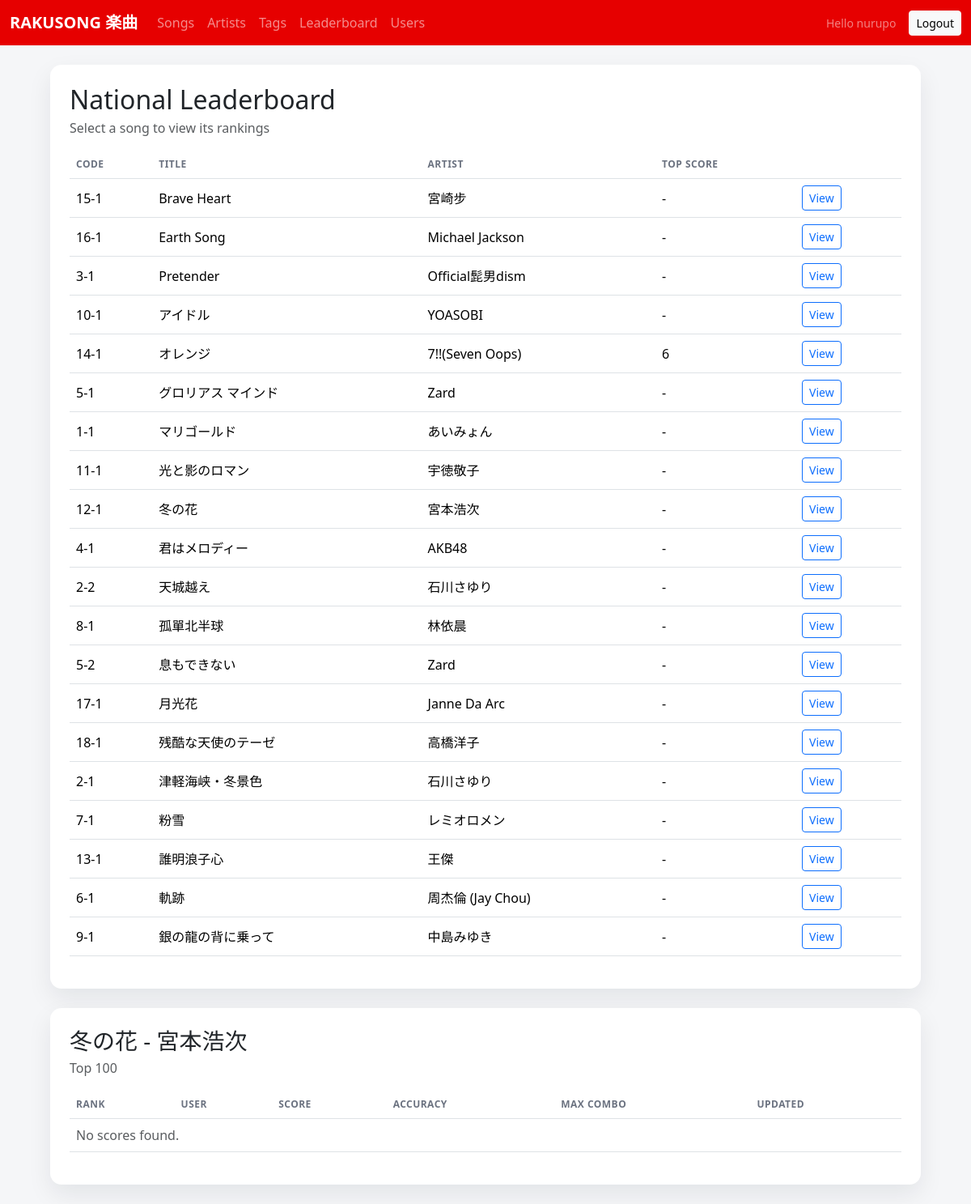
/ui/leaderboard/?song=12-1 (signed in), run on an earlier commit of the app's database.
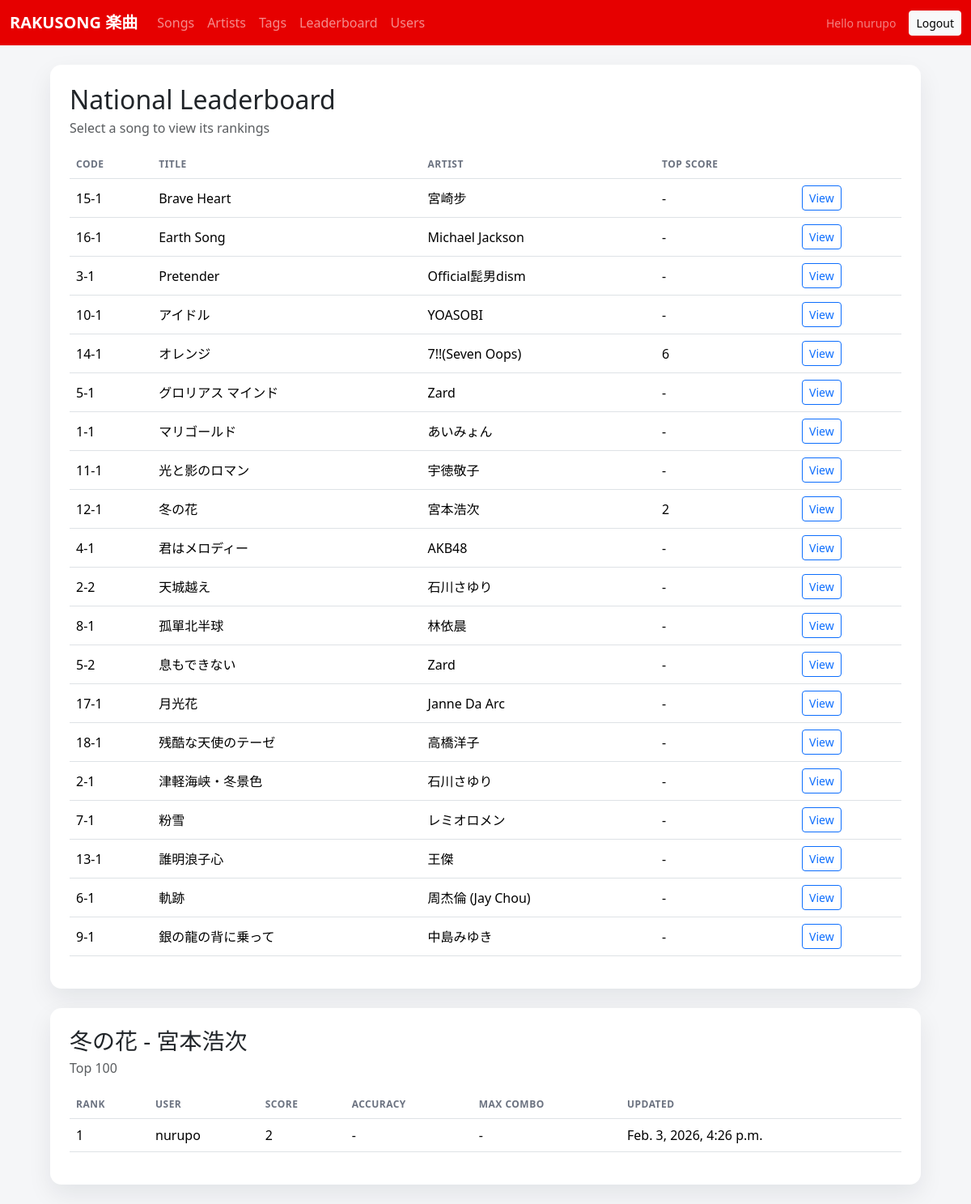
And on a later commit of the database.
### songs/models.py (models this page shows, shortened)
class Song(models.Model):
    code = models.CharField(max_length=32, unique=True, blank=True)
    title = models.CharField(max_length=255)
    artist = models.CharField(max_length=255, blank=True)
    artist_no = models.PositiveIntegerField(null=True, blank=True)
    song_no = models.PositiveIntegerField(null=True, blank=True)
    language = models.CharField(max_length=32, blank=True, default='jp')
    duration_seconds = models.PositiveIntegerField(null=True, blank=True)
    bpm = models.PositiveIntegerField(null=True, blank=True)
    key = models.CharField(max_length=16, blank=True)
    tags = models.ManyToManyField(Tag, blank=True, related_name='songs')
    midi_file = models.FileField(upload_to=midi_upload_path, blank=True, null=True)
    lrc_file = models.FileField(upload_to=lrc_upload_path, blank=True, null=True)
    cover_image = models.ImageField(upload_to='songs/cover/', blank=True, null=True)
    lrc_offset = models.IntegerField(default=0)
    is_published = models.BooleanField(default=True)
    created_at = models.DateTimeField(auto_now_add=True)
    updated_at = models.DateTimeField(auto_now=True)

### scores/models.py (models this page shows, shortened)
class Score(models.Model):
    user = models.ForeignKey(settings.AUTH_USER_MODEL, on_delete=models.CASCADE, related_name='scores')
    song = models.ForeignKey(Song, on_delete=models.CASCADE, related_name='scores')
    score = models.PositiveIntegerField()
    accuracy = models.DecimalField(max_digits=5, decimal_places=2, null=True, blank=True)
    max_combo = models.PositiveIntegerField(null=True, blank=True)
    play_mode = models.CharField(max_length=32, blank=True)
    difficulty = models.CharField(max_length=32, blank=True)
    version = models.CharField(max_length=32, blank=True)
    created_at = models.DateTimeField(auto_now_add=True)
    updated_at = models.DateTimeField(auto_now=True)
    class Meta:
        indexes = [
            models.Index(fields=['song', '-score', '-updated_at']),
            models.Index(fields=['user', 'song', '-created_at']),
        ]

### songs/views_ui.py (the view)
@login_required
def leaderboard_list(request):
    song_code = (request.GET.get('song') or '').strip()
    songs = (
        Song.objects
        .order_by('title')
        .annotate(top_score=Max('scores__score'))
    )
    selected_song = None
    scores = []
    if song_code:
        selected_song = Song.objects.filter(code=song_code).first()
        if selected_song:
            qs = (
                Score.objects.filter(song=selected_song)
                .select_related('user')
                .order_by('-score', '-accuracy', '-max_combo', '-created_at')
            )
            seen = set()
            scores = []
            for score in qs:
                if score.user_id in seen:
                    continue
                seen.add(score.user_id)
                scores.append(score)
                if len(scores) >= 100:
                    break
    return render(
        request,
        'scores/leaderboard_list.html',
        {
            'songs': songs,
            'selected_song': selected_song,
            'scores': scores,
            'song_code': song_code,
        },
    )

### templates/scores/leaderboard_list.html (shortened to what this page needs)
{% extends "base.html" %}
{% block content %}
  <div class="card p-4 mb-4">
    <div class="d-flex flex-wrap gap-3 justify-content-between align-items-center mb-3">
      <div>
        <h2 class="mb-1">National Leaderboard</h2>
        <div class="text-muted">Select a song to view its rankings</div>
      </div>
    </div>
    <div class="table-responsive">
      <table class="table align-middle">
        <thead>
          <tr>
            <th>Code</th>
            <th>Title</th>
            <th>Artist</th>
            <th>Top Score</th>
            <th></th>
          </tr>
        </thead>
        <tbody>
          {% for song in songs %}
            <tr>
              <td>{{ song.code }}</td>
              <td>{{ song.title }}</td>
              <td>{{ song.artist }}</td>
              <td>{{ song.top_score|default:"-" }}</td>
              <td>
                <a class="btn btn-sm btn-outline-primary" href="?song={{ song.code }}">View</a>
              </td>
            </tr>
          {% empty %}
            <tr>
              <td colspan="5" class="text-muted">No songs found.</td>
            </tr>
          {% endfor %}
        </tbody>
      </table>
    </div>
  </div>
  {% if selected_song %}
    <div class="card p-4">
      <div class="d-flex flex-wrap gap-3 justify-content-between align-items-center mb-3">
        <div>
          <h3 class="mb-1">{{ selected_song.title }} - {{ selected_song.artist }}</h3>
          <div class="text-muted">Top 100</div>
        </div>
      </div>
      <div class="table-responsive">
        <table class="table align-middle">
          <thead>
            <tr>
              <th>Rank</th>
              <th>User</th>
              <th>Score</th>
              <th>Accuracy</th>
              <th>Max Combo</th>
              <th>Updated</th>
            </tr>
          </thead>
          <tbody>
            {% for score in scores %}
              <tr>
                <td>{{ forloop.counter }}</td>
                <td>{{ score.user.username }}</td>
                <td>{{ score.score }}</td>
                <td>{{ score.accuracy|default:"-" }}</td>
                <td>{{ score.max_combo|default:"-" }}</td>
                <td>{{ score.updated_at }}</td>
              </tr>
            {% empty %}
              <tr>
                <td colspan="6" class="text-muted">No scores found.</td>
              </tr>
            {% endfor %}
          </tbody>
        </table>
      </div>
    </div>
  {% endif %}
{% endblock %}

What changed in the data, as far as the page shows it:
computed for Song "冬の花": top_score "-" → "2"
added Score: user.username "nurupo", score "2", accuracy "-", max_combo "-", updated_at "Feb. 3, 2026, 4:26 p.m."
Also different on the page:
text no longer shown: "No scores found."
